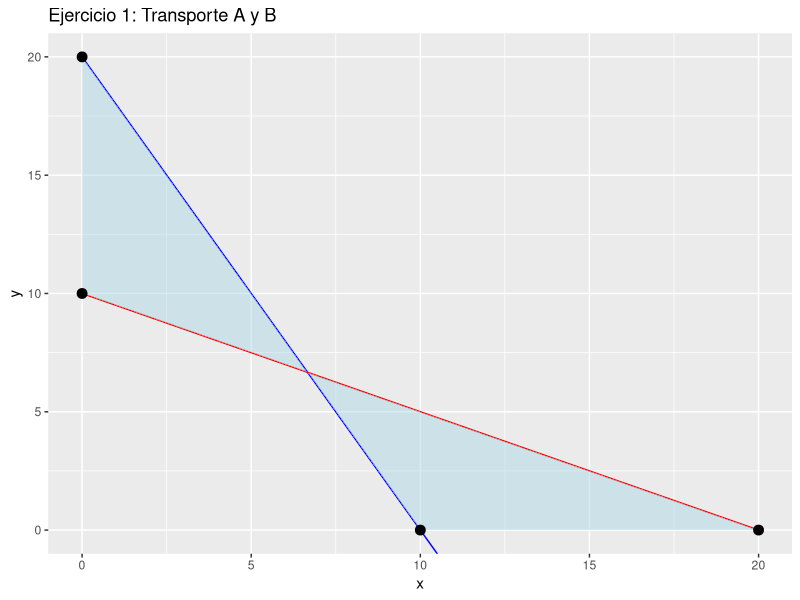

Write the R code that produced this figure.
library(lpSolve)
library(ggplot2)

# Objetivo
f.obj <- c(50, 70)
f.con <- matrix(c(2,1,
                  1,2), nrow=2, byrow=TRUE)
f.rhs <- c(20, 20)
f.dir <- c(">=", ">=")

sol <- lp("min", f.obj, f.con, f.dir, f.rhs)
sol$solution
sol$objval

# Rectas
x <- seq(0, 20, length=200)
y1 <- (20 - 2*x)
y2 <- (20 - x)/2

# Vértices factibles
factible <- data.frame(
  x = c(0, 0, 20, 10),
  y = c(20, 10, 0, 0)
)

ggplot() +
  geom_line(aes(x=x, y=y1), color="blue") +
  geom_line(aes(x=x, y=y2), color="red") +
  geom_polygon(data=factible, aes(x=x, y=y), fill="lightblue", alpha=0.5) +
  geom_point(data=factible, aes(x=x, y=y), size=3, color="black") +
  labs(title="Ejercicio 1: Transporte A y B", x="x", y="y") +
  coord_cartesian(xlim=c(0,20), ylim=c(0,20))
